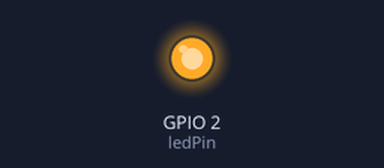
A program run on a simulated ESP32. On the bench: output pins drawn as LEDs (lit = HIGH). WiFi joins after 1.5 s; servers stay silent unless stated; uploads are accepted with an empty reply; random numbers use the default seed unless the program sets one; what the program prints to the serial monitor is not drawn.

Above: at 0.1 s.
At 1.8 s:
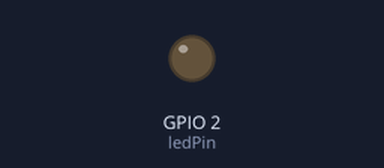
Timing chart, 0 to 3.3 s (numbered marks = the images above):
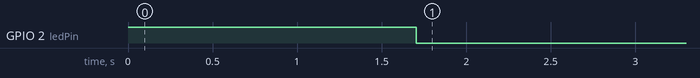

Measured:
- by itself, GPIO 2 (ledPin): HIGH → LOW at 1.7 s

The program:

main.cpp
```cpp
#include <Arduino.h>
#include <WiFi.h>
#include <HTTPClient.h>

const char* ssid = "ESPTEST";
const char* password = "123456789";
const char* serverUrl = "http://192.168.18.58:3000/api/telemetry/";
const char* device_id = "GATE_B";
const int ledPin = 2;

void sendTelemetry();

void setup() {
  Serial.begin(115200);

  pinMode(ledPin, OUTPUT);
  digitalWrite(ledPin, HIGH);

  Serial.print("Connecting to WiFi\n");
  WiFi.begin(ssid, password);
  while (WiFi.status() != WL_CONNECTED) {
    delay(500);
    Serial.print(".");
  }
  Serial.println("\nWiFi Connected!");
  Serial.print("IP: ");
  Serial.println(WiFi.localIP());
}

void loop() {
  Serial.println("Simulating Person Entry...");

  sendTelemetry();

  int waitTime = random(2000, 5000);
  delay(waitTime);
}

void sendTelemetry() {
  if(WiFi.status() == WL_CONNECTED){
    HTTPClient http;
    http.begin(serverUrl);
    http.addHeader("Content-Type", "application/json");

    String jsonPayload = "{\"device_id\": \"" + String(device_id) + "\", \"count\": 1}";

    int httpResponseCode = http.POST(jsonPayload);

    if(httpResponseCode > 0){
      Serial.print("Server Response: ");
      Serial.println(httpResponseCode);
    } else {
      Serial.print("HTTP Error: ");
      Serial.println(httpResponseCode);
    }
    http.end();
    digitalWrite(ledPin, LOW);

  } else {
    Serial.println("WiFi Disconnected");
  }
}
```
